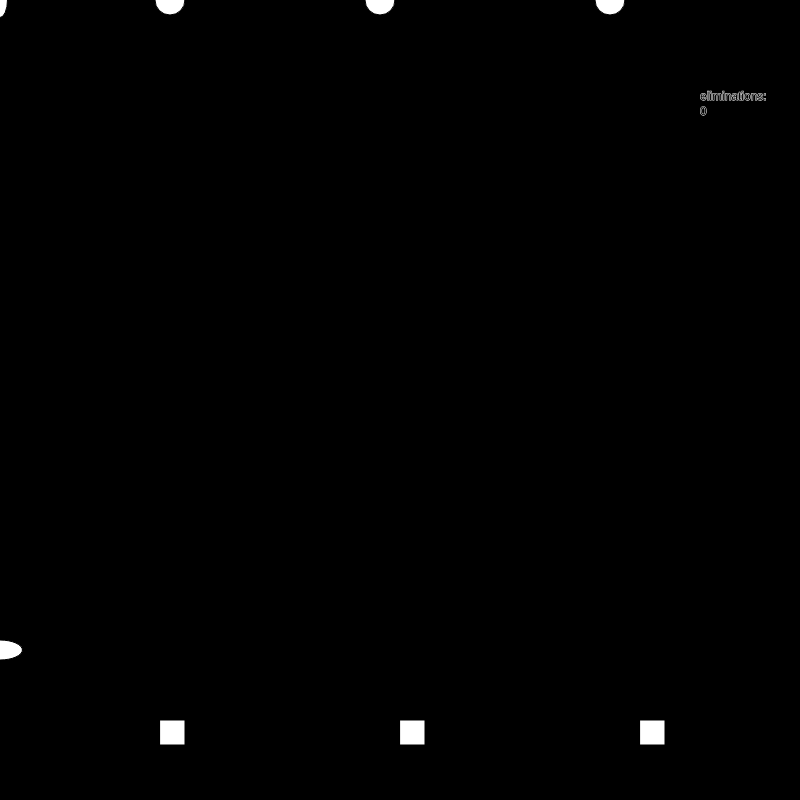
Frame 1 (no input)
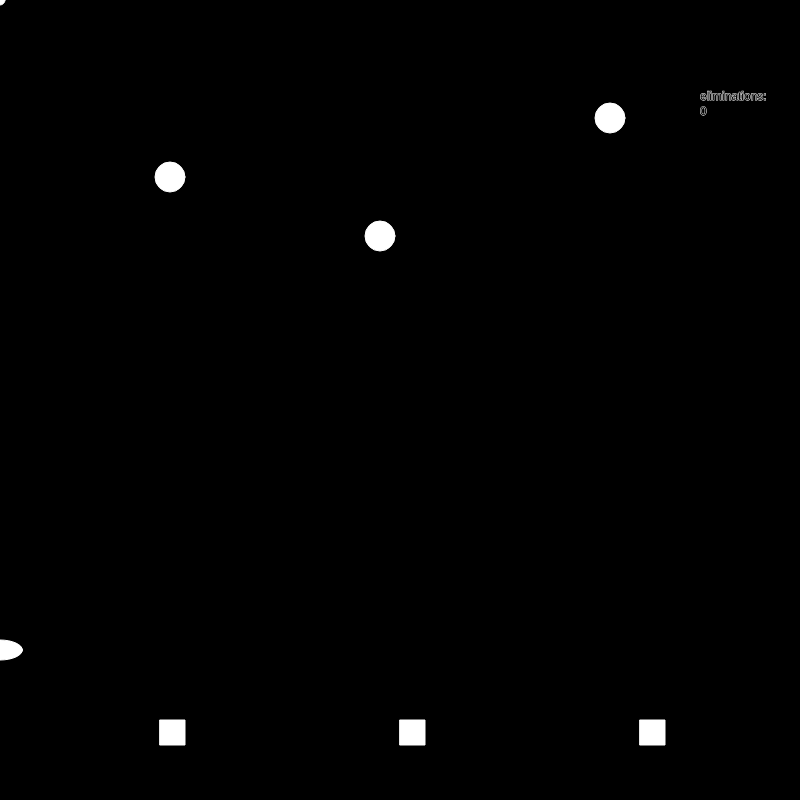
Frame 60 (no input)
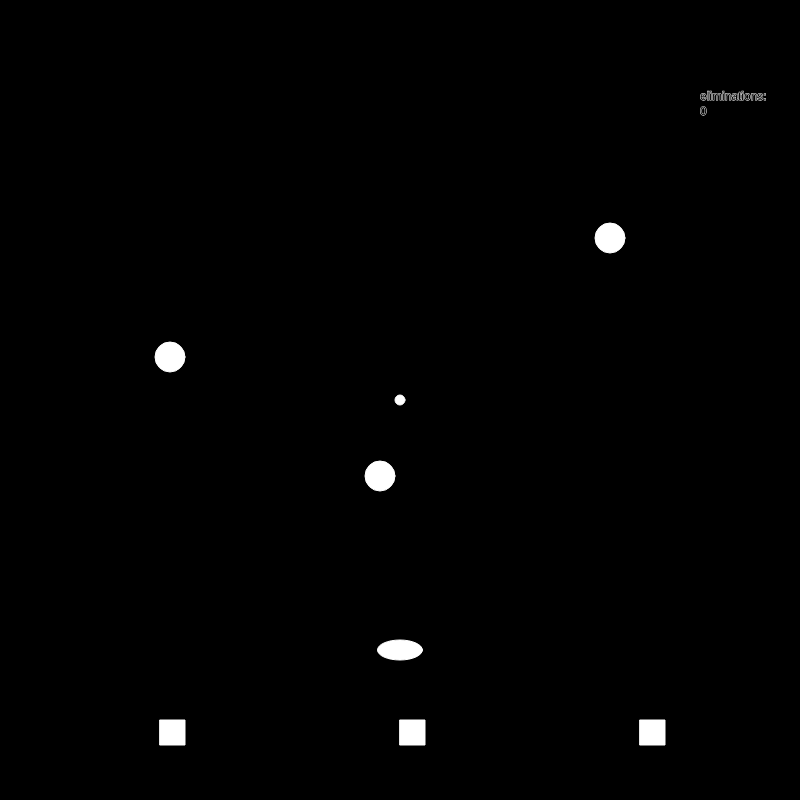
Frame 120 (the mouse pressed at the canvas centre since frame 60)

The p5.js sketch that drew these frames (run headless with seeded random() and noise() and a simulated clock; from frame 60 on, the mouse is pressed at the canvas centre):

// p5.js sketch
// ── sketch.js
function setup() {
  createCanvas(800, 800);
  noCursor();
}
var enemy1X = 170;
var enemy2X = 380;
var enemy3X = 610;
var turret1Y = 725;
var turret2Y = 720;
var turret3Y = 720;
var laserX = 0;
var laserY = 0;
var enemy1 = 0;
var enemy2 = 0;
var enemy3 = 0;
var score = 0;
function draw() {
  background(0);
  ellipse(mouseX, 650, 45, 20);
  rect(160, 720, 25);
  rect(400, 720, 25);
  rect(640, 720, 25);
  ellipse(mouseX, mouseY, 10, 10);
  ellipse(enemy1X, enemy1, 30);
  enemy1 = enemy1 + 3;
  if (enemy1 > 700) {
    enemy1 = 0;
    score = score - 1;
  }
  ellipse(enemy2X, enemy2, 30);
  enemy2 = enemy2 + 4;
  if (enemy2 > 700) {
    enemy2 = 0;
    score = score - 1;
  }
  ellipse(enemy3X, enemy3, 30);
  enemy3 = enemy3 + 2;
  if (enemy3 > 700) {
    enemy3 = 0;
    score = score - 1;
  }
  ellipse(laserX, laserY, 15, 35);
  laserY = laserY - 30;
  stroke(255, 255, 255);
  text("eliminations:", 700, 100);
  text(score, 700, 115);

  if (score > 20) {
    ellipse(172, turret1Y, 10);
    turret1Y=turret1Y-5
    if (turret1Y < 0) {
        turret1Y = 725
        } 
  }

  if (laserX > enemy1X - 15 && laserX < enemy1X + 15 && laserY < enemy1) {
    laserX = 900;
    laserY = 900;
    enemy1 = -5;
    score = score + 1;
    enemy1X = random(170, 610);
  }

  if (laserX > enemy2X - 15 && laserX < enemy2X + 15 && laserY < enemy2) {
    laserX = 900;
    laserY = 900;
    enemy2 = -5;
    score = score + 1;
    enemy2X = random(170, 610);
  }
    if (laserX > enemy3X - 15 && laserX < enemy3X + 15 && laserY < enemy3) {
    laserX = 900;
    laserY = 900;
    enemy3 = -5;
    score = score + 1;
    enemy3X = random(170, 610);
  }
}

function mousePressed() {
  laserX = mouseX;
  laserY = 640;
}
